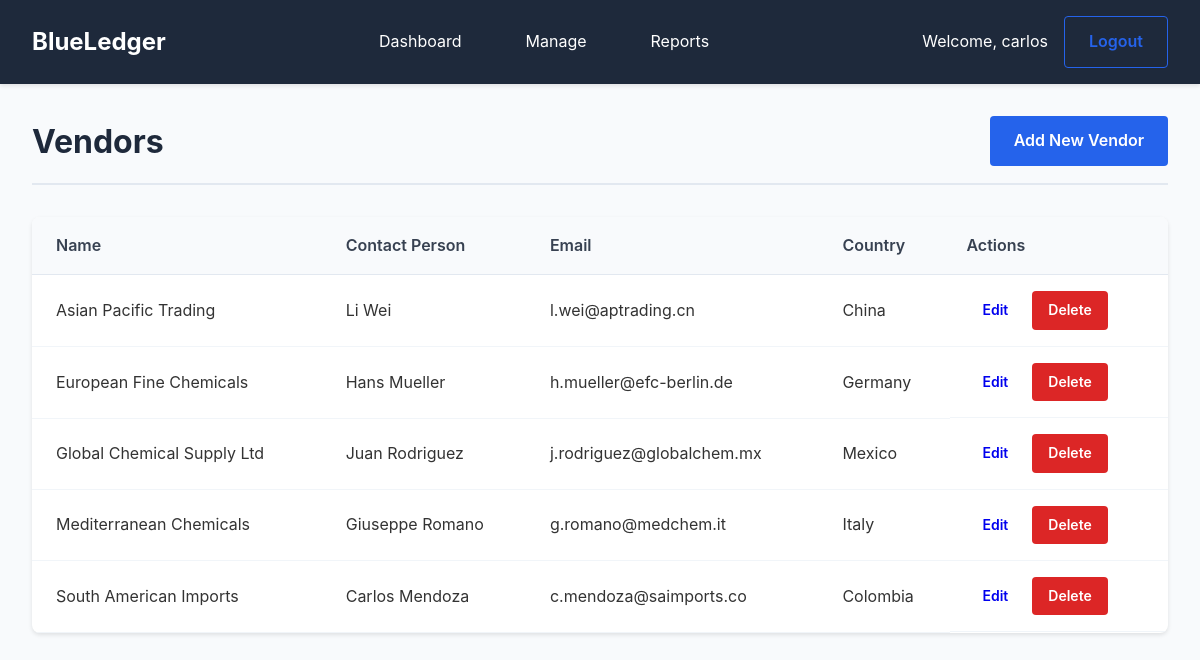
Screenshot of /vendors/index.php (signed in) with the database file from the repository.
### tables this page shows
CREATE TABLE vendors (
    id INT AUTO_INCREMENT PRIMARY KEY,
    name VARCHAR(100) NOT NULL,
    contact_person VARCHAR(100),
    email VARCHAR(100),
    phone VARCHAR(20),
    address TEXT,
    country VARCHAR(50),
    created_at TIMESTAMP DEFAULT CURRENT_TIMESTAMP
);

### includes/functions.php (called while the page is built, shortened)
<?php
function sanitizeOutput($string) {
    return htmlspecialchars($string, ENT_QUOTES, 'UTF-8');
}
?>

### public/vendors/index.php (the view, shortened to what this page needs)
<?php
require_once '../../includes/functions.php';
$db = (new Database())->getConnection();
$stmt = $db->query("SELECT * FROM vendors ORDER BY name");
$vendors = $stmt->fetchAll(PDO::FETCH_ASSOC);
?>
<!DOCTYPE html>
<html lang="en">
<head>
    <link href="../assets/css/style.css" rel="stylesheet">
</head>
<body>
    <?php include '../includes/header.php'; ?>
    <div class="container">
        <div class="page-header">
            <h1>Vendors</h1>
            <a href="add.php" class="btn btn-primary">Add New Vendor</a>
        </div>
        <div class="table-container">
            <table class="data-table">
                <thead>
                    <tr>
                        <th>Name</th>
                        <th>Contact Person</th>
                        <th>Email</th>
                        <th>Country</th>
                        <th>Actions</th>
                    </tr>
                </thead>
                <tbody>
                    <?php foreach ($vendors as $vendor): ?>
                        <tr>
                            <td><?php echo sanitizeOutput($vendor['name']); ?></td>
                            <td><?php echo sanitizeOutput($vendor['contact_person']); ?></td>
                            <td><?php echo sanitizeOutput($vendor['email']); ?></td>
                            <td><?php echo sanitizeOutput($vendor['country']); ?></td>
                            <td class="actions">
                                <a href="edit.php?id=<?php echo $vendor['id']; ?>" class="btn btn-sm">Edit</a>
                                <a href="delete.php?id=<?php echo $vendor['id']; ?>" class="btn btn-sm btn-danger" onclick="return confirm('Are you sure?')">Delete</a>
                            </td>
                        </tr>
                    <?php endforeach; ?>
                </tbody>
            </table>
        </div>
    </div>
</body>
</html>

### public/assets/css/style.css (style rules this page uses)
* { margin: 0; padding: 0; box-sizing: border-box; }
body { font-family: -apple-system, BlinkMacSystemFont, 'Segoe UI', system-ui, sans-serif; line-height: 1.6; color: #333; background-color: #f8fafc; }
.container { max-width: 1200px; margin: 2rem auto; padding: 0 2rem; }
.page-header { display: flex; justify-content: space-between; align-items: center; margin-bottom: 2rem; padding-bottom: 1rem; border-bottom: 2px solid #e2e8f0; }
.page-header h1 { color: #1e293b; font-size: 2rem; }
.table-container { background: white; border-radius: 8px; overflow: hidden; box-shadow: 0 2px 4px rgba(0,0,0,0.1); }
.data-table { width: 100%; border-collapse: collapse; }
.data-table th { background: #f8fafc; padding: 1rem; text-align: left; font-weight: 600; color: #374151; border-bottom: 1px solid #e2e8f0; }
.data-table td { padding: 1rem; border-bottom: 1px solid #f1f5f9; }
.actions { display: flex; gap: 0.5rem; }
.btn { display: inline-block; padding: 0.75rem 1.5rem; border: none; border-radius: 4px; text-decoration: none; font-size: 1rem; font-weight: 600; cursor: pointer; transition: all 0.2s; text-align: center; }
.btn-primary { background: #2563eb; color: white; }
.btn-danger { background: #dc2626; color: white; }
.btn-sm { padding: 0.5rem 1rem; font-size: 0.875rem; }
.data-table th:first-child, .data-table td:first-child { padding-left: 1.5rem; }
.data-table th:last-child, .data-table td:last-child { padding-right: 1.5rem; }

### rows the page displays
vendors: name "Asian Pacific Trading", contact_person "Li Wei", email "l.wei@aptrading.cn", country "China"
vendors: name "European Fine Chemicals", contact_person "Hans Mueller", email "h.mueller@efc-berlin.de", country "Germany"
vendors: name "Global Chemical Supply Ltd", contact_person "Juan Rodriguez", email "j.rodriguez@globalchem.mx", country "Mexico"
vendors: name "Mediterranean Chemicals", contact_person "Giuseppe Romano", email "g.romano@medchem.it", country "Italy"
vendors: name "South American Imports", contact_person "Carlos Mendoza", email "c.mendoza@saimports.co", country "Colombia"

### other values shown
SITE_NAME "BlueLedger"
sanitizeOutput($_SESSION['username']) "carlos"
